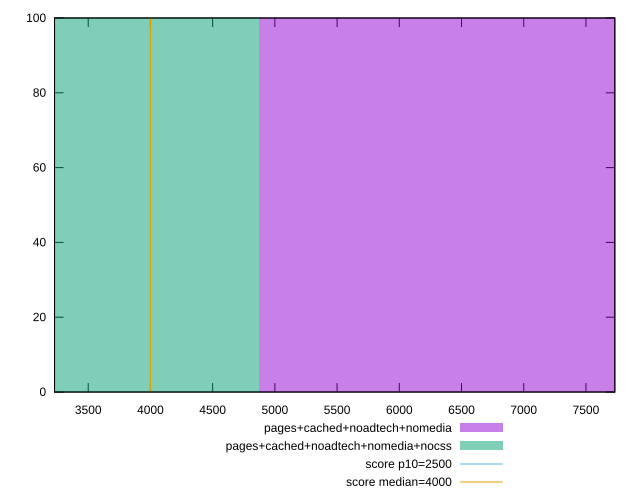

gnuplot code for this plot:
reset

$pagesCachedNoadtechNomedia <<EOF
6499.9426470959 100
EOF

$pagesCachedNoadtechNomediaNocss <<EOF
3249.97132354795 100
EOF

set key outside below
set boxwidth 3249.97132354795
set xrange [3229.3085:7732.106500000002]
set yrange [0:100]
set trange [0:100]
set style fill transparent solid 0.5 noborder

set parametric
set terminal svg size 640, 500 enhanced background rgb 'white'
set output "report_00018_2021-02-10T15-25-16.877Z/largest-contentful-paint/comparison/histogram/3_vs_4.svg"

plot $pagesCachedNoadtechNomedia title "pages+cached+noadtech+nomedia" with boxes, \
     $pagesCachedNoadtechNomediaNocss title "pages+cached+noadtech+nomedia+nocss" with boxes, \
     2500,t title "score p10=2500", \
     4000,t title "score median=4000"

reset
